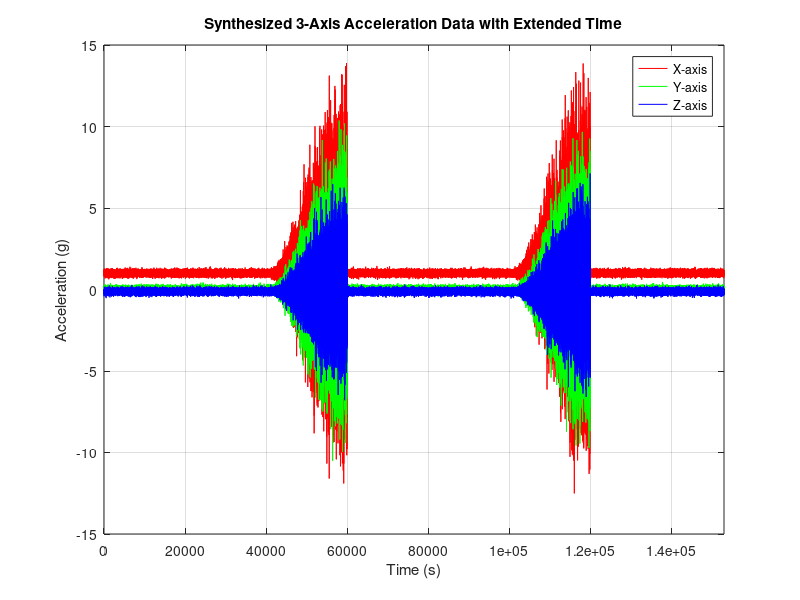

Write the MATLAB code that produced this figure.
clc; close all;
%% Simulation parameters
T = 15.3 * 1e4;                 % Total duration (seconds)
t = (1:1:T).';                  % Time vector (column)

% Define vibration bursts (adjusted intervals with vibrations)
burst1 = (t >= 4 * 1e4  & t < 6 * 1e4 );
burst2 = (t >= 10 * 1e4  & t < 12 * 1e4 );

% Scale vibration intensity to increase then decrease (like a bell curve)
vibrationEnvelope1 = burst1 .* (1 - cos(pi * (t - 4 * 1e4 ) / (2 * 1e4 ))); % Adjusted for 4-6x1e4 seconds
vibrationEnvelope2 = burst2 .* (1 - cos(pi * (t - 10 * 1e4 ) / (2 * 1e4 ))); % Adjusted for 10-12x1e4 seconds

% Combine envelopes for total vibration intensity over time
vibrationMask = vibrationEnvelope1 + vibrationEnvelope2;

%% Baseline (quiet) noise
% Small random noise to simulate sensor noise outside of vibration bursts
rng('default');   % For reproducibility
x_baseline = 0.1 * randn(size(t)) + 1.004; 
y_baseline = 0.1 * randn(size(t)) + 0.009;
z_baseline = 0.1 * randn(size(t)) - 0.125;

%% Vibration signal
% Use the vibrationMask to vary intensity over time
x_vib = vibrationMask .* (2 * randn(size(t)) + 2 * sin(2 * pi * 1 * t));
y_vib = vibrationMask .* (1.5 * randn(size(t)) + 1 * sin(2 * pi * 15 * t));
z_vib = vibrationMask .* (randn(size(t)) + 1.5 * sin(2 * pi * 12 * t));


%% Combine baseline and vibration
x_out = x_baseline + x_vib;
y_out = y_baseline + y_vib;
z_out = z_baseline + z_vib;

generated_data = [x_out y_out z_out];

%% Plot results
figure('Color','w','Position',[100 100 900 500])
plot(t, x_out, 'r'); hold on;
plot(t, y_out, 'g');
plot(t, z_out, 'b');
legend('X-axis','Y-axis','Z-axis','Location','Best');
xlabel('Time (s)');
ylabel('Acceleration (g)');
title('Synthesized 3-Axis Acceleration Data with Extended Time');
grid on;
xlim([0 T]);